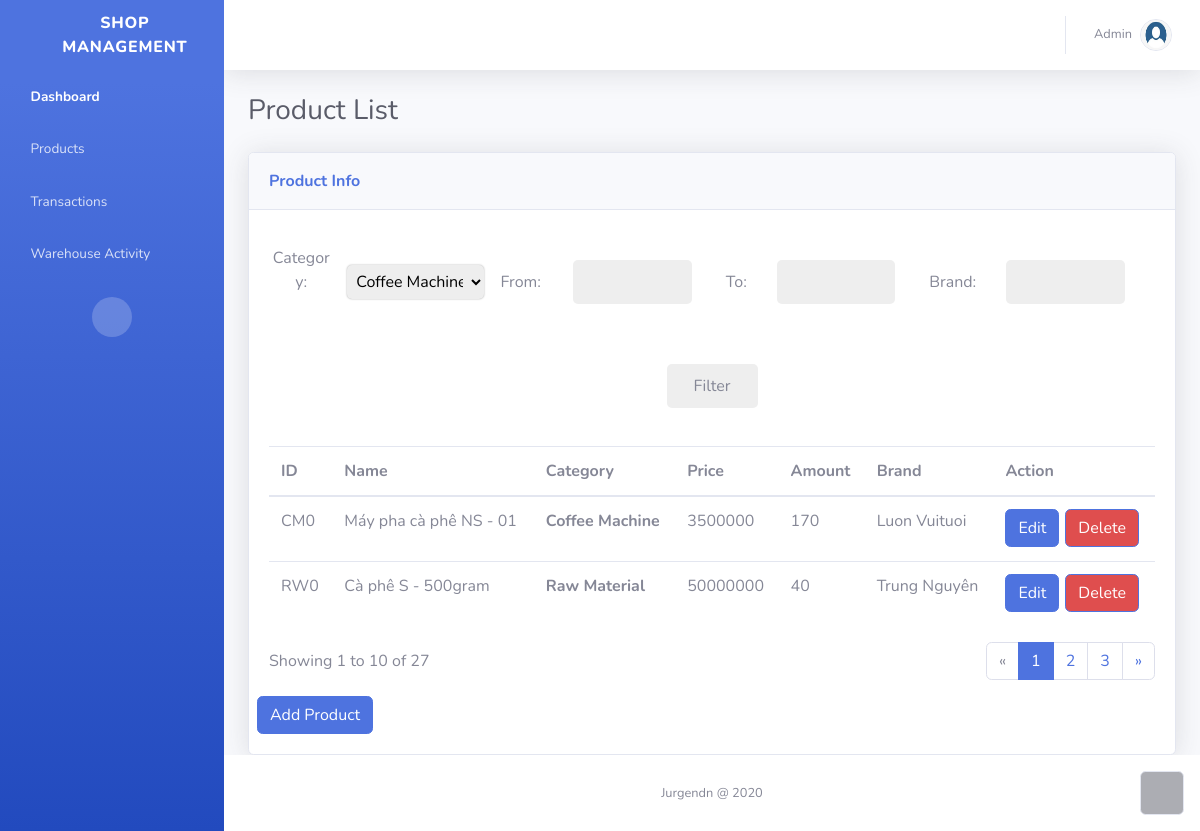
/products/, run on an earlier commit of the app's database.
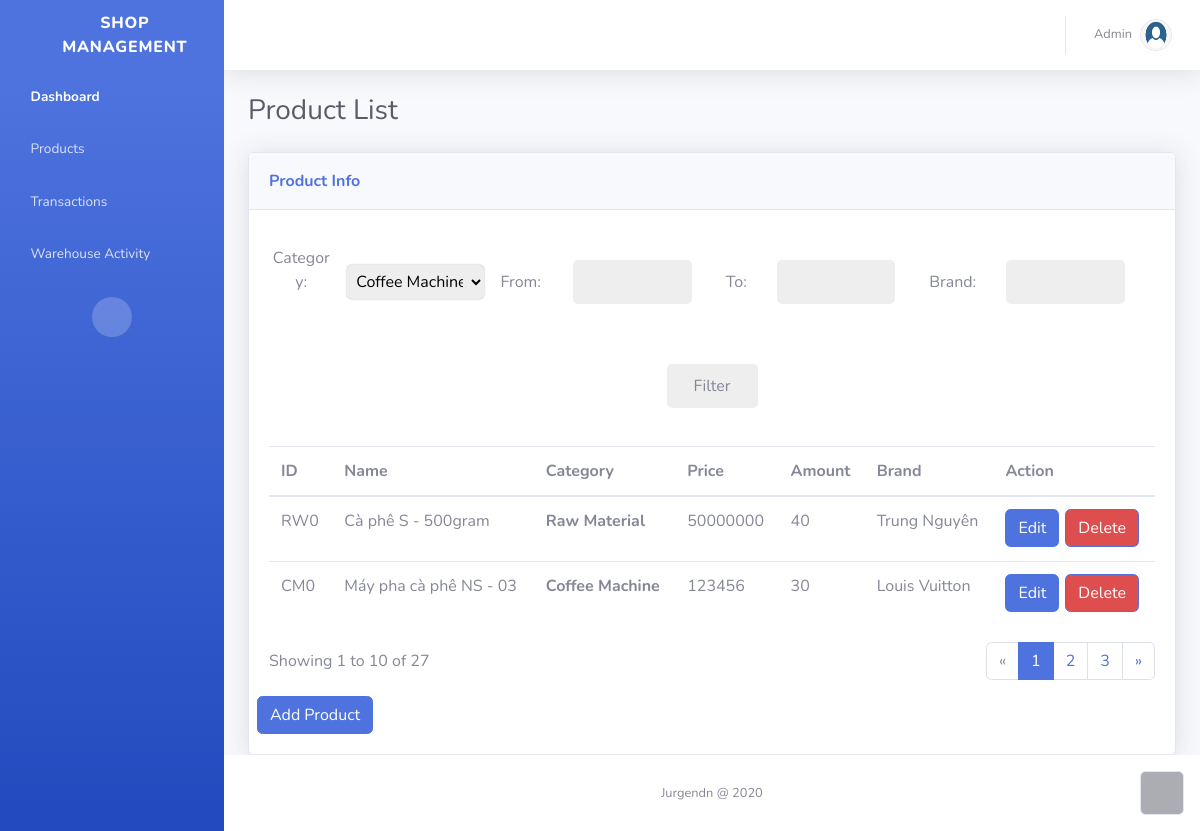
And on a later commit of the database.
### tables this page shows
CREATE TABLE "PRODUCTS" (
	"ID"	TEXT NOT NULL,
	"name"	TEXT NOT NULL,
	"category"	TEXT NOT NULL,
	"price"	INTEGER NOT NULL DEFAULT 0,
	"amount"	INTEGER NOT NULL DEFAULT 0,
	"brand"	TEXT NOT NULL,
	"description"	TEXT,
	PRIMARY KEY("ID")
);

### admin_page/products/products.py (the view)
@products.route("/", methods=["GET"])
def products_page():
    form = Filter()
    return render_template('product.html', products=ppa.get_products(), form=form)

### admin_page/products/obj.py
class Filter(Form):
    keyword = StringField('Keywords')
    category = SelectField("Category: ", choices=[('Coffee Machine', 'Coffee Machine'), (
        'Accessory', 'Accessory'), ('Raw Material', 'Raw Material'), ('Others', 'Others'), ('All', 'All')])
    lower_bound = IntegerField("From: ")
    upper_bound = IntegerField("To: ")
    brand = StringField("Brand: ")
    filt = SubmitField("Filter")

### admin_page/products/products_app.py (called while the page is built)
def connect_db():
    engine = create_engine(database, connect_args={'check_same_thread': False})
    conn = engine.connect()
    metadata = MetaData(bind=engine)
    Prd_Table = Table('PRODUCTS', metadata, autoload=True)
    return engine, conn, Prd_Table

def get_database():
    engine, conn, Prd_Table = connect_db()
    product_db = Prd_Table.select().execute().fetchall()
    close_db(engine, conn)
    return product_db

def get_products():
    product_db = get_database()
    product_list = []
    for prd in product_db:
        product_list.append(
            Products(prd[0], prd[1], prd[2], prd[3], prd[4], prd[5], prd[6]))
    return product_list

### admin_page/products/templates/product.html
{% extends 'base.html' %} {% block title %} Product List {% endblock %} {% block
content %}
<div class="d-flex flex-column" id="content-wrapper">
  <div id="content">
    <div class="container-fluid">
      <h3 class="text-dark mb-4">Product List</h3>
      <div class="card shadow">
        <div class="card-header py-3">
          <p class="text-primary m-0 font-weight-bold">Product Info</p>
        </div>
        <div class="card-body">
          <div class="row">
            <div class="filter">
              <form method="GET">
                {{form.category.label(style="width:7%")}}
                {{form.category(class="select_field", style="width:15%")}}
                {{form.lower_bound.label(style="width: 5%")}}{{form.lower_bound(style="width:
                13%")}}
                {{form.upper_bound.label}}{{form.upper_bound(style="width:
                13%")}}
                {{form.brand.label(style="padding-left: 2%px")}}{{form.brand(style="width:13%")}}
                {{form.filt(style="width: 10%", class="btn")}}
              </form>
            </div>
          </div>
          <div
            class="table-responsive table mt-2"
            id="dataTable"
            role="grid"
            aria-describedby="dataTable_info"
          >
            <table class="table my-0" id="dataTable">
              <thead>
                <tr>
                  <th>ID</th>
                  <th>Name</th>
                  <th>Category</th>
                  <th>Price</th>
                  <th>Amount</th>
                  <th>Brand</th>
                  <th>Action</th>
                </tr>
              </thead>
              <tbody>
                {% for prd in products %}
                <tr>
                  <td>{{prd.ID}}</td>
                  <td>{{prd.name}}</td>
                  <th>{{prd.category}}</th>
                  <td>{{prd.price}}</td>
                  <td>{{prd.amount}}</td>
                  <td>{{prd.brand}}</td>
                  <td>
                    <div class="btn-group" role="group" style="height: 40px">
                      <a href="/products/edit?ProductID={{prd.ID}}"
                        ><button class="btn btn-primary" type="button">
                          Edit
                        </button></a
                      >
                      <a href="/products/rm?ProductID={{prd.ID}}">
                        <button
                          class="btn btn-primary"
                          type="button"
                          style="
                            margin-left: 6px;
                            background-color: rgb(223, 78, 78);
                          "
                        >
                          Delete
                        </button>
                      </a>
                    </div>
                  </td>
                </tr>
                {% endfor %}
              </tbody>
            </table>
          </div>
          <div class="row">
            <div class="col-md-6 align-self-center">
              <p
                id="dataTable_info"
                class="dataTables_info"
                role="status"
                aria-live="polite"
              >
                Showing 1 to 10 of 27
              </p>
            </div>
            <div class="col-md-6">
              <nav
                class="d-lg-flex justify-content-lg-end dataTables_paginate paging_simple_numbers"
              >
                <ul class="pagination">
                  <li class="page-item disabled">
                    <a class="page-link" href="#" aria-label="Previous"
                      ><span aria-hidden="true">«</span></a
                    >
                  </li>
                  <li class="page-item active">
                    <a class="page-link" href="#">1</a>
                  </li>
                  <li class="page-item"><a class="page-link" href="#">2</a></li>
                  <li class="page-item"><a class="page-link" href="#">3</a></li>
                  <li class="page-item">
                    <a class="page-link" href="#" aria-label="Next"
                      ><span aria-hidden="true">»</span></a
                    >
                  </li>
                </ul>
              </nav>
            </div>
            <div>
              <a href="/products/new-product">
                <button
                  class="btn btn-primary"
                  type="button"
                  style="text-align: right"
                >
                  Add Product
                </button>
              </a>
            </div>
          </div>
        </div>
      </div>
    </div>
  </div>
</div>
{% endblock %}

### admin_page/templates/base.html (shortened to what this page needs)
<!DOCTYPE html>
<html>
  <head>
    <link rel="stylesheet" href="static/bootstrap/css/bootstrap.min.css" />
    <link rel="stylesheet" href="static/fonts/fontawesome-all.min.css" />
    <link rel="stylesheet" href="static/css/Canito-Ingresar-Producto.css" />
    <link rel="stylesheet" href="static/css/Filter.css" />
  </head>
  <body id="page-top">
    <div id="wrapper">
      <nav
        class="navbar navbar-dark align-items-start sidebar sidebar-dark accordion bg-gradient-primary p-0"
        style="background-color: rgb(171, 145, 181)"
      >
        <div class="container-fluid d-flex flex-column p-0">
          <a
            class="navbar-brand d-flex justify-content-center align-items-center sidebar-brand m-0"
            href="#"
          >
            <div class="sidebar-brand-icon rotate-n-15">
              <i class="fas fa-coffee"></i>
            </div>
            <div class="sidebar-brand-text mx-3">
              <span>SHOP <br />MANAGEMENT</span>
            </div>
          </a>
          <ul class="nav navbar-nav text-light" id="accordionSidebar">
            <li class="nav-item" role="presentation">
              <a class="nav-link active" href="/"
                ><i class="fas fa-tachometer-alt"></i><span>Dashboard</span></a
              >
            </li>
            <li class="nav-item" role="presentation">
              <a class="nav-link" href="/products/?category=&lower_bound=&upper_bound=&brand=&filt=Filter"
                ><i class="fas fa-table"></i><span>Products</span></a
              >
            </li>
            <li class="nav-item" role="presentation">
              <a class="nav-link" href="/transactions"
                ><i class="fas fa-table"></i><span>Transactions</span></a
              >
            </li>
            <li class="nav-item" role="presentation">
              <a class="nav-link" href="/warehouse/?start_date=&end_date=&fil=Filter"
                ><i class="fas fa-table"></i><span>Warehouse Activity</span></a
              >
            </li>
          </ul>
          <div class="text-center d-none d-md-inline">
            <button
              class="btn rounded-circle border-0"
              id="sidebarToggle"
              type="button"
            ></button>
          </div>
        </div>
      </nav>
      <div class="d-flex flex-column" id="content-wrapper">
        <div id="content">
          <nav
            class="navbar navbar-light navbar-expand bg-white shadow mb-4 topbar static-top"
          >
            <div class="container-fluid">
              <ul class="nav navbar-nav flex-nowrap ml-auto">
                <li class="nav-item dropdown no-arrow" role="presentation">
                  <div class="nav-item dropdown no-arrow">
                    <a
                      class="dropdown-toggle nav-link"
                      data-toggle="dropdown"
                      aria-expanded="false"
                      href="#"
                      ><span
                        class="d-none d-lg-inline mr-2 text-gray-600 small"
                        id="usr_name"
                        >Admin</span
                      ><img
                        class="border rounded-circle img-profile"
                        src="/admin/static/img/avatars/default.jpeg"
                    /></a>
                  </div>
                </li>
              </ul>
            </div>
          </nav>
          {% block content %} {% endblock %}
        </div>
        <footer class="bg-white sticky-footer">
          <div class="container my-auto">
            <div class="text-center my-auto copyright">
              <span>Jurgendn @ 2020</span>
            </div>
          </div>
        </footer>
      </div>
      <a class="border rounded d-inline scroll-to-top" href="#page-top"
        ><i class="fas fa-angle-up"></i
      ></a>
    </div>
  </body>
</html>

### admin_page/products/static/css/Canito-Ingresar-Producto.css (style rules this page uses)
.h3, h3 { color: #3f4246; }

### admin_page/products/static/css/Filter.css (style rules this page uses)
.filter select { width: 170px; padding: 5px; border-radius: 5px; border: none; box-shadow: 0 0 2px #aaa; margin: 10px; background: #eee; }
.filter { text-align: center; }
.filter input { margin: 30px; width: 60%; padding: 20px; padding-top: 10px; padding-bottom: 10px; border: none; border-radius: 5px; background: #eee; }
* { outline: none; }

What changed in the data, as far as the page shows it:
shown differently, row unchanged: PRODUCTS "RW0": moves up the list
changed PRODUCTS "CM0": name "Máy pha cà phê NS - 01" → "Máy pha cà phê NS - 03"; price "3500000" → "123456"; amount "170" → "30"; brand "Luon Vuituoi" → "Louis Vuitton"
